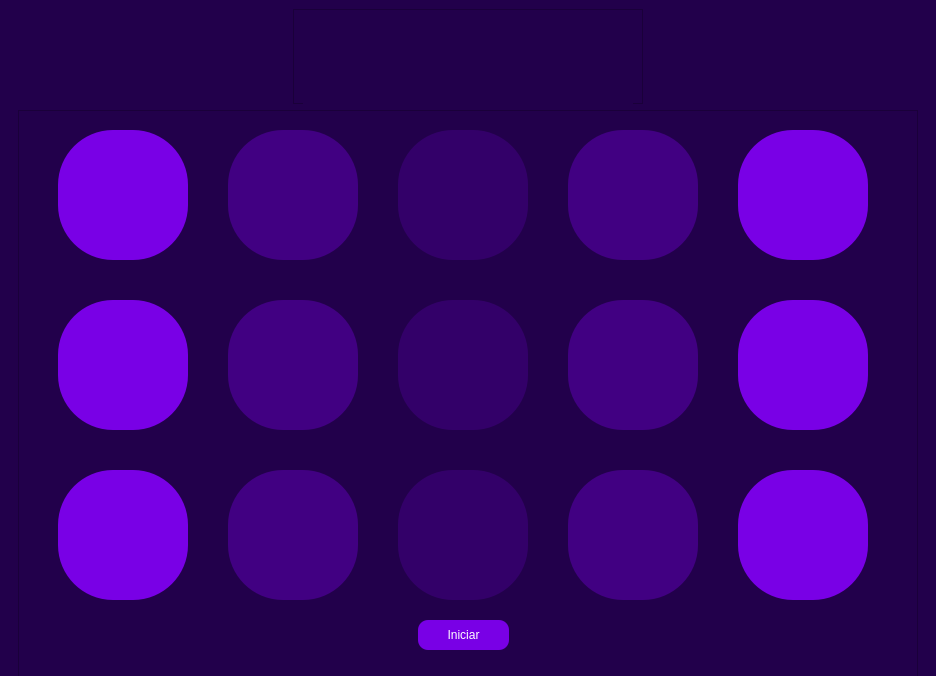
<?xml version="1.0" encoding="UTF-8"?>
<ui version="4.0">
 <class>MainWindow</class>
 <widget class="QMainWindow" name="MainWindow">
  <property name="geometry">
   <rect>
    <x>0</x>
    <y>0</y>
    <width>936</width>
    <height>676</height>
   </rect>
  </property>
  <property name="minimumSize">
   <size>
    <width>936</width>
    <height>676</height>
   </size>
  </property>
  <property name="maximumSize">
   <size>
    <width>1440</width>
    <height>1024</height>
   </size>
  </property>
  <property name="windowTitle">
   <string>MainWindow</string>
  </property>
  <property name="styleSheet">
   <string notr="true">background-color: rgb(34, 0, 75);</string>
  </property>
  <widget class="QWidget" name="centralwidget">
   <property name="maximumSize">
    <size>
     <width>16777215</width>
     <height>16777215</height>
    </size>
   </property>
   <property name="sizeIncrement">
    <size>
     <width>1</width>
     <height>1</height>
    </size>
   </property>
   <layout class="QVBoxLayout" name="verticalLayout">
    <item alignment="Qt::AlignHCenter">
     <widget class="QFrame" name="frame_2">
      <property name="minimumSize">
       <size>
        <width>340</width>
        <height>95</height>
       </size>
      </property>
      <property name="maximumSize">
       <size>
        <width>700</width>
        <height>160</height>
       </size>
      </property>
      <property name="frameShape">
       <enum>QFrame::StyledPanel</enum>
      </property>
      <property name="frameShadow">
       <enum>QFrame::Raised</enum>
      </property>
      <layout class="QVBoxLayout" name="verticalLayout_2">
       <item>
        <widget class="QLabel" name="label">
         <property name="minimumSize">
          <size>
           <width>330</width>
           <height>85</height>
          </size>
         </property>
         <property name="maximumSize">
          <size>
           <width>330</width>
           <height>85</height>
          </size>
         </property>
         <property name="sizeIncrement">
          <size>
           <width>1</width>
           <height>1</height>
          </size>
         </property>
         <property name="text">
          <string/>
         </property>
         <property name="pixmap">
          <pixmap resource="../images.qrc">:/images/assets/sanofi_letras.png</pixmap>
         </property>
         <property name="scaledContents">
          <bool>true</bool>
         </property>
         <property name="alignment">
          <set>Qt::AlignCenter</set>
         </property>
         <property name="indent">
          <number>1</number>
         </property>
        </widget>
       </item>
      </layout>
     </widget>
    </item>
    <item alignment="Qt::AlignHCenter">
     <widget class="QFrame" name="frame">
      <property name="minimumSize">
       <size>
        <width>900</width>
        <height>700</height>
       </size>
      </property>
      <property name="maximumSize">
       <size>
        <width>1290</width>
        <height>690</height>
       </size>
      </property>
      <property name="frameShape">
       <enum>QFrame::StyledPanel</enum>
      </property>
      <property name="frameShadow">
       <enum>QFrame::Raised</enum>
      </property>
      <widget class="QGraphicsView" name="graphicsView_4">
       <property name="geometry">
        <rect>
         <x>210</x>
         <y>20</y>
         <width>130</width>
         <height>130</height>
        </rect>
       </property>
       <property name="minimumSize">
        <size>
         <width>130</width>
         <height>130</height>
        </size>
       </property>
       <property name="maximumSize">
        <size>
         <width>130</width>
         <height>130</height>
        </size>
       </property>
       <property name="styleSheet">
        <string notr="true">QGraphicsView{
	background-color: rgba(121,0,230,90);
	border-radius: 55px;
}</string>
       </property>
      </widget>
      <widget class="QGraphicsView" name="graphicsView_14">
       <property name="geometry">
        <rect>
         <x>720</x>
         <y>20</y>
         <width>130</width>
         <height>130</height>
        </rect>
       </property>
       <property name="minimumSize">
        <size>
         <width>130</width>
         <height>130</height>
        </size>
       </property>
       <property name="maximumSize">
        <size>
         <width>130</width>
         <height>130</height>
        </size>
       </property>
       <property name="styleSheet">
        <string notr="true">QGraphicsView#graphicsView_14{
	background-color: #7900E6;
	border-radius: 55px;
}</string>
       </property>
      </widget>
      <widget class="QGraphicsView" name="graphicsView_10">
       <property name="geometry">
        <rect>
         <x>550</x>
         <y>20</y>
         <width>130</width>
         <height>130</height>
        </rect>
       </property>
       <property name="minimumSize">
        <size>
         <width>130</width>
         <height>130</height>
        </size>
       </property>
       <property name="maximumSize">
        <size>
         <width>130</width>
         <height>130</height>
        </size>
       </property>
       <property name="styleSheet">
        <string notr="true">QGraphicsView{
	background-color: rgba(121,0,230,90);
	border-radius: 55px;
}</string>
       </property>
      </widget>
      <widget class="QGraphicsView" name="graphicsView">
       <property name="geometry">
        <rect>
         <x>40</x>
         <y>20</y>
         <width>130</width>
         <height>130</height>
        </rect>
       </property>
       <property name="minimumSize">
        <size>
         <width>130</width>
         <height>130</height>
        </size>
       </property>
       <property name="maximumSize">
        <size>
         <width>130</width>
         <height>130</height>
        </size>
       </property>
       <property name="styleSheet">
        <string notr="true">QGraphicsView#graphicsView{
	background-color: #7900E6;
	border-radius: 55px;
}</string>
       </property>
      </widget>
      <widget class="QGraphicsView" name="graphicsView_7">
       <property name="geometry">
        <rect>
         <x>380</x>
         <y>20</y>
         <width>130</width>
         <height>130</height>
        </rect>
       </property>
       <property name="minimumSize">
        <size>
         <width>130</width>
         <height>130</height>
        </size>
       </property>
       <property name="maximumSize">
        <size>
         <width>130</width>
         <height>130</height>
        </size>
       </property>
       <property name="styleSheet">
        <string notr="true">QGraphicsView{
	background-color: rgba(121,0,230,50);
	border-radius: 55px;
}</string>
       </property>
      </widget>
      <widget class="QGraphicsView" name="graphicsView_5">
       <property name="geometry">
        <rect>
         <x>210</x>
         <y>190</y>
         <width>130</width>
         <height>130</height>
        </rect>
       </property>
       <property name="minimumSize">
        <size>
         <width>130</width>
         <height>130</height>
        </size>
       </property>
       <property name="maximumSize">
        <size>
         <width>130</width>
         <height>130</height>
        </size>
       </property>
       <property name="styleSheet">
        <string notr="true">QGraphicsView{
	background-color: rgba(121,0,230,90);
	border-radius: 55px;
}</string>
       </property>
      </widget>
      <widget class="QGraphicsView" name="graphicsView_15">
       <property name="geometry">
        <rect>
         <x>720</x>
         <y>190</y>
         <width>130</width>
         <height>130</height>
        </rect>
       </property>
       <property name="minimumSize">
        <size>
         <width>130</width>
         <height>130</height>
        </size>
       </property>
       <property name="maximumSize">
        <size>
         <width>130</width>
         <height>130</height>
        </size>
       </property>
       <property name="styleSheet">
        <string notr="true">QGraphicsView{
	background-color: #7900E6;
	border-radius: 55px;
}</string>
       </property>
      </widget>
      <widget class="QGraphicsView" name="graphicsView_11">
       <property name="geometry">
        <rect>
         <x>550</x>
         <y>190</y>
         <width>130</width>
         <height>130</height>
        </rect>
       </property>
       <property name="minimumSize">
        <size>
         <width>130</width>
         <height>130</height>
        </size>
       </property>
       <property name="maximumSize">
        <size>
         <width>130</width>
         <height>130</height>
        </size>
       </property>
       <property name="styleSheet">
        <string notr="true">QGraphicsView{
	background-color: rgba(121,0,230,90);
	border-radius: 55px;
}</string>
       </property>
      </widget>
      <widget class="QGraphicsView" name="graphicsView_2">
       <property name="geometry">
        <rect>
         <x>40</x>
         <y>190</y>
         <width>130</width>
         <height>130</height>
        </rect>
       </property>
       <property name="minimumSize">
        <size>
         <width>130</width>
         <height>130</height>
        </size>
       </property>
       <property name="maximumSize">
        <size>
         <width>130</width>
         <height>130</height>
        </size>
       </property>
       <property name="styleSheet">
        <string notr="true">QGraphicsView{
	background-color: #7900E6;
	border-radius: 55px;
}</string>
       </property>
      </widget>
      <widget class="QGraphicsView" name="graphicsView_8">
       <property name="geometry">
        <rect>
         <x>380</x>
         <y>190</y>
         <width>130</width>
         <height>130</height>
        </rect>
       </property>
       <property name="minimumSize">
        <size>
         <width>130</width>
         <height>130</height>
        </size>
       </property>
       <property name="maximumSize">
        <size>
         <width>130</width>
         <height>130</height>
        </size>
       </property>
       <property name="styleSheet">
        <string notr="true">QGraphicsView{
	background-color: rgba(121,0,230,50);
	border-radius: 55px;
}</string>
       </property>
      </widget>
      <widget class="QGraphicsView" name="graphicsView_16">
       <property name="geometry">
        <rect>
         <x>720</x>
         <y>360</y>
         <width>130</width>
         <height>130</height>
        </rect>
       </property>
       <property name="minimumSize">
        <size>
         <width>130</width>
         <height>130</height>
        </size>
       </property>
       <property name="maximumSize">
        <size>
         <width>130</width>
         <height>130</height>
        </size>
       </property>
       <property name="styleSheet">
        <string notr="true">QGraphicsView{
	background-color: #7900E6;
	border-radius: 55px;
}</string>
       </property>
      </widget>
      <widget class="QGraphicsView" name="graphicsView_6">
       <property name="geometry">
        <rect>
         <x>210</x>
         <y>360</y>
         <width>130</width>
         <height>130</height>
        </rect>
       </property>
       <property name="minimumSize">
        <size>
         <width>130</width>
         <height>130</height>
        </size>
       </property>
       <property name="maximumSize">
        <size>
         <width>130</width>
         <height>130</height>
        </size>
       </property>
       <property name="styleSheet">
        <string notr="true">QGraphicsView{
	background-color: rgba(121,0,230,90);
	border-radius: 55px;
}</string>
       </property>
      </widget>
      <widget class="QGraphicsView" name="graphicsView_12">
       <property name="geometry">
        <rect>
         <x>550</x>
         <y>360</y>
         <width>130</width>
         <height>130</height>
        </rect>
       </property>
       <property name="minimumSize">
        <size>
         <width>130</width>
         <height>130</height>
        </size>
       </property>
       <property name="maximumSize">
        <size>
         <width>130</width>
         <height>130</height>
        </size>
       </property>
       <property name="styleSheet">
        <string notr="true">QGraphicsView{
	background-color: rgba(121,0,230,90);
	border-radius: 55px;
}</string>
       </property>
      </widget>
      <widget class="QGraphicsView" name="graphicsView_9">
       <property name="geometry">
        <rect>
         <x>380</x>
         <y>360</y>
         <width>130</width>
         <height>130</height>
        </rect>
       </property>
       <property name="minimumSize">
        <size>
         <width>130</width>
         <height>130</height>
        </size>
       </property>
       <property name="maximumSize">
        <size>
         <width>130</width>
         <height>130</height>
        </size>
       </property>
       <property name="styleSheet">
        <string notr="true">QGraphicsView{
	background-color: rgba(121,0,230,50);
	border-radius: 55px;
}</string>
       </property>
      </widget>
      <widget class="QGraphicsView" name="graphicsView_3">
       <property name="geometry">
        <rect>
         <x>40</x>
         <y>360</y>
         <width>130</width>
         <height>130</height>
        </rect>
       </property>
       <property name="minimumSize">
        <size>
         <width>130</width>
         <height>130</height>
        </size>
       </property>
       <property name="maximumSize">
        <size>
         <width>130</width>
         <height>130</height>
        </size>
       </property>
       <property name="styleSheet">
        <string notr="true">QGraphicsView{
	background-color: #7900E6;
	border-radius: 55px;
}</string>
       </property>
      </widget>
      <widget class="QPushButton" name="StartButton">
       <property name="geometry">
        <rect>
         <x>400</x>
         <y>510</y>
         <width>91</width>
         <height>30</height>
        </rect>
       </property>
       <property name="minimumSize">
        <size>
         <width>20</width>
         <height>20</height>
        </size>
       </property>
       <property name="maximumSize">
        <size>
         <width>100</width>
         <height>30</height>
        </size>
       </property>
       <property name="styleSheet">
        <string notr="true">QPushButton{
	font: 700 12pt &quot;Century Gothic&quot;;
    color: white;
	background-color:#7900E6;
	border-color: #000000;
	border-radius:10px;
}

QPushButton:pressed{
	background-color: rgba(121,0,230,200);
	padding-left: 5px;
	padding-top:5px;
}</string>
       </property>
       <property name="text">
        <string>Iniciar</string>
       </property>
      </widget>
      <zorder>graphicsView_11</zorder>
      <zorder>graphicsView_4</zorder>
      <zorder>graphicsView_14</zorder>
      <zorder>graphicsView_10</zorder>
      <zorder>graphicsView</zorder>
      <zorder>graphicsView_7</zorder>
      <zorder>graphicsView_5</zorder>
      <zorder>graphicsView_15</zorder>
      <zorder>graphicsView_2</zorder>
      <zorder>graphicsView_8</zorder>
      <zorder>graphicsView_16</zorder>
      <zorder>graphicsView_6</zorder>
      <zorder>graphicsView_12</zorder>
      <zorder>graphicsView_9</zorder>
      <zorder>graphicsView_3</zorder>
      <zorder>StartButton</zorder>
     </widget>
    </item>
   </layout>
  </widget>
 </widget>
 <resources>
  <include location="../images.qrc"/>
 </resources>
 <connections/>
</ui>
